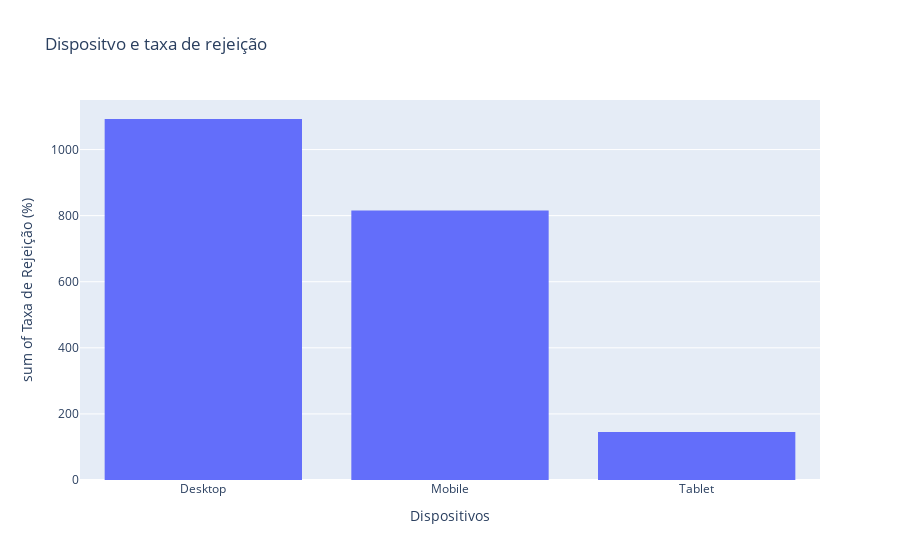

The code cell stored with this chart in its notebook:
### Code cell
# Dispositvo e taxa de rejeição
px.histogram(df, x='Dispositivos', y='Taxa de Rejeição (%)', title='Dispositvo e taxa de rejeição')

### Figure 1 — Plotly figure (JSON) as saved in the notebook; plotly's stock layout.template omitted (floating-point values rounded to 4 significant figures)
{"data": [{"alignmentgroup": "True", "bingroup": "x", "histfunc": "sum", "hovertemplate": "Dispositivos=%{x}<br>sum of Taxa de Rejeição (%)=%{y}<extra></extra>", "legendgroup": "", "marker": {"color": "#636efa", "pattern": {"shape": ""}}, "name": "", "offsetgroup": "", "orientation": "v", "showlegend": false, "type": "histogram", "x": ["Desktop", "Desktop", "Desktop", "Mobile", "Desktop", "Mobile", "Mobile", "Desktop", "Desktop", "Desktop", "Mobile", "Desktop", "Mobile", "Desktop", "Mobile", "Desktop", "Desktop", "Tablet", "Mobile", "Desktop", "Mobile", "Desktop", "Mobile", "Mobile", "Desktop", "Desktop", "Desktop", "Mobile", "Mobile", "Desktop", "Desktop", "Mobile", "Tablet", "Mobile", "Desktop", "Desktop", "Desktop", "Tablet", "Desktop", "Mobile", "Desktop", "Mobile", "Mobile", "Mobile", "Desktop", "Desktop", "Desktop", "Tablet", "Mobile", "Mobile", "Mobile", "Mobile", "Desktop", "Tablet", "Desktop", "Desktop", "Mobile", "Desktop", "Desktop", "Mobile"], "xaxis": "x", "y": [50.5, 49.44, 49.8, 50.25, 48.07, 47.65, 49.04, 47.8, 46.14, 46.73, 45.3, 44.87, 45.16, 42.58, 42.34, 43.08, 42.21, 43.11, 41.46, 40.54, 42.99, 40.88, 40.75, 38.83, 39.29, 39.52, 37.83, 38.94, 37.53, 37.42, 29.23, 31.34, 29.14, 27.76, 29.3, 26.91, 28.01, 25.5, 25.79, 26.98, 27.18, 26.27, 25.65, 25.12, 23.61, 24.03, 23.95, 25.12, 24.07, 21.63, 23.37, 22.33, 21.7, 22.65, 22.73, 22.29, 20.18, 20.37, 20.67, 20.98], "yaxis": "y"}], "layout": {"barmode": "relative", "legend": {"tracegroupgap": 0}, "title": {"text": "Dispositvo e taxa de rejeição"}, "xaxis": {"anchor": "y", "domain": [0, 1], "title": {"text": "Dispositivos"}}, "yaxis": {"anchor": "x", "domain": [0, 1], "title": {"text": "sum of Taxa de Rejeição (%)"}}}}
